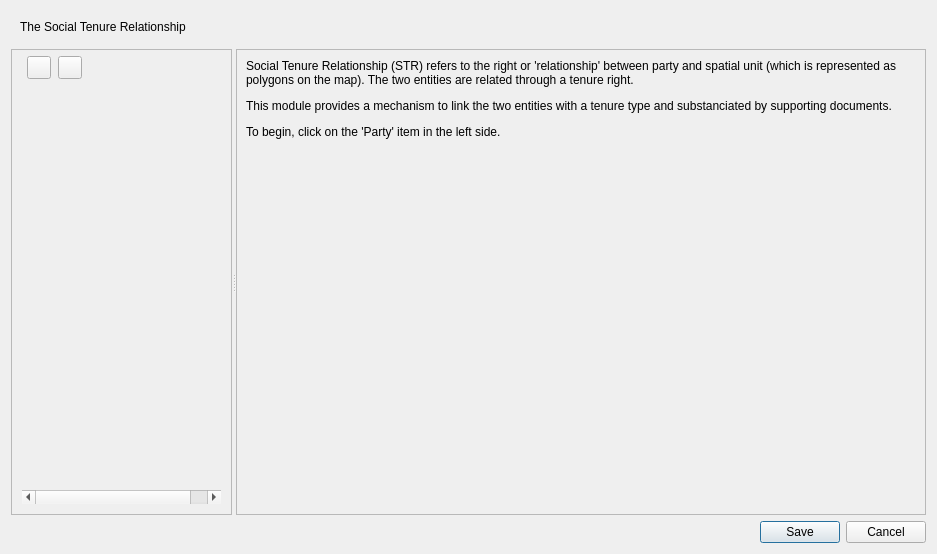
<?xml version="1.0" encoding="UTF-8"?>
<ui version="4.0">
 <class>STREditor</class>
 <widget class="QDialog" name="STREditor">
  <property name="geometry">
   <rect>
    <x>0</x>
    <y>0</y>
    <width>937</width>
    <height>554</height>
   </rect>
  </property>
  <property name="sizePolicy">
   <sizepolicy hsizetype="Expanding" vsizetype="Expanding">
    <horstretch>0</horstretch>
    <verstretch>0</verstretch>
   </sizepolicy>
  </property>
  <property name="minimumSize">
   <size>
    <width>600</width>
    <height>400</height>
   </size>
  </property>
  <property name="windowTitle">
   <string>New Social Tenure Relationship</string>
  </property>
  <layout class="QVBoxLayout" name="verticalLayout_9">
   <item>
    <layout class="QHBoxLayout" name="horizontalLayout">
     <item>
      <layout class="QVBoxLayout" name="str_notification"/>
     </item>
    </layout>
   </item>
   <item>
    <widget class="QWidget" name="top_description" native="true">
     <layout class="QVBoxLayout" name="verticalLayout_10">
      <item>
       <widget class="QLabel" name="description_lbl">
        <property name="text">
         <string>The Social Tenure Relationship</string>
        </property>
       </widget>
      </item>
     </layout>
    </widget>
   </item>
   <item>
    <widget class="QSplitter" name="splitter">
     <property name="sizePolicy">
      <sizepolicy hsizetype="Expanding" vsizetype="Expanding">
       <horstretch>0</horstretch>
       <verstretch>0</verstretch>
      </sizepolicy>
     </property>
     <property name="minimumSize">
      <size>
       <width>300</width>
       <height>300</height>
      </size>
     </property>
     <property name="orientation">
      <enum>Qt::Horizontal</enum>
     </property>
     <widget class="QFrame" name="str_tree_view_frame">
      <property name="sizePolicy">
       <sizepolicy hsizetype="MinimumExpanding" vsizetype="Expanding">
        <horstretch>0</horstretch>
        <verstretch>0</verstretch>
       </sizepolicy>
      </property>
      <property name="minimumSize">
       <size>
        <width>70</width>
        <height>100</height>
       </size>
      </property>
      <property name="maximumSize">
       <size>
        <width>250</width>
        <height>500000</height>
       </size>
      </property>
      <property name="frameShape">
       <enum>QFrame::StyledPanel</enum>
      </property>
      <layout class="QVBoxLayout" name="verticalLayout">
       <property name="spacing">
        <number>1</number>
       </property>
       <property name="leftMargin">
        <number>10</number>
       </property>
       <property name="topMargin">
        <number>1</number>
       </property>
       <property name="rightMargin">
        <number>10</number>
       </property>
       <property name="bottomMargin">
        <number>10</number>
       </property>
       <item>
        <layout class="QHBoxLayout" name="horizontalLayout_2">
         <property name="spacing">
          <number>7</number>
         </property>
         <property name="leftMargin">
          <number>5</number>
         </property>
         <property name="topMargin">
          <number>5</number>
         </property>
         <property name="bottomMargin">
          <number>5</number>
         </property>
         <item>
          <widget class="QToolButton" name="add_str_btn">
           <property name="toolTip">
            <string>Add Social Tenure Relationship</string>
           </property>
           <property name="text">
            <string/>
           </property>
           <property name="icon">
            <iconset resource="../../resources.qrc">
             <normaloff>:/plugins/stdm/images/icons/add.png</normaloff>:/plugins/stdm/images/icons/add.png</iconset>
           </property>
          </widget>
         </item>
         <item>
          <widget class="QToolButton" name="remove_str_btn">
           <property name="toolTip">
            <string>Remove Social Tenure Relationship</string>
           </property>
           <property name="text">
            <string/>
           </property>
           <property name="icon">
            <iconset resource="../../resources.qrc">
             <normaloff>:/plugins/stdm/images/icons/remove.png</normaloff>:/plugins/stdm/images/icons/remove.png</iconset>
           </property>
          </widget>
         </item>
         <item>
          <spacer name="horizontalSpacer">
           <property name="orientation">
            <enum>Qt::Horizontal</enum>
           </property>
           <property name="sizeType">
            <enum>QSizePolicy::MinimumExpanding</enum>
           </property>
           <property name="sizeHint" stdset="0">
            <size>
             <width>40</width>
             <height>20</height>
            </size>
           </property>
          </spacer>
         </item>
        </layout>
       </item>
       <item>
        <widget class="QScrollArea" name="scrollArea">
         <property name="sizePolicy">
          <sizepolicy hsizetype="MinimumExpanding" vsizetype="Expanding">
           <horstretch>0</horstretch>
           <verstretch>0</verstretch>
          </sizepolicy>
         </property>
         <property name="minimumSize">
          <size>
           <width>50</width>
           <height>100</height>
          </size>
         </property>
         <property name="frameShape">
          <enum>QFrame::NoFrame</enum>
         </property>
         <property name="frameShadow">
          <enum>QFrame::Sunken</enum>
         </property>
         <property name="lineWidth">
          <number>1</number>
         </property>
         <property name="widgetResizable">
          <bool>true</bool>
         </property>
         <widget class="QWidget" name="tree_view_container">
          <property name="geometry">
           <rect>
            <x>0</x>
            <y>0</y>
            <width>220</width>
            <height>370</height>
           </rect>
          </property>
          <property name="sizePolicy">
           <sizepolicy hsizetype="Expanding" vsizetype="Expanding">
            <horstretch>0</horstretch>
            <verstretch>0</verstretch>
           </sizepolicy>
          </property>
          <property name="minimumSize">
           <size>
            <width>220</width>
            <height>100</height>
           </size>
          </property>
         </widget>
        </widget>
       </item>
      </layout>
     </widget>
     <widget class="QStackedWidget" name="component_container">
      <property name="sizePolicy">
       <sizepolicy hsizetype="Expanding" vsizetype="Expanding">
        <horstretch>0</horstretch>
        <verstretch>0</verstretch>
       </sizepolicy>
      </property>
      <property name="frameShape">
       <enum>QFrame::StyledPanel</enum>
      </property>
      <property name="midLineWidth">
       <number>0</number>
      </property>
      <property name="currentIndex">
       <number>0</number>
      </property>
      <widget class="QWidget" name="componentPage1">
       <layout class="QVBoxLayout" name="verticalLayout_2">
        <item>
         <widget class="QLabel" name="str_introduction">
          <property name="text">
           <string>&lt;html&gt;&lt;head/&gt;&lt;body&gt;&lt;p&gt;Social Tenure Relationship (STR) refers to the right or 'relationship' between party and spatial unit (which is represented as polygons on the map). The two entities are related through a tenure right. &lt;/p&gt;&lt;p&gt;This module provides a mechanism to link the two entities with a tenure type and substanciated by supporting documents. &lt;/p&gt;&lt;p&gt;To begin, click on the 'Party' item in the left side.&lt;/p&gt;&lt;/body&gt;&lt;/html&gt;</string>
          </property>
          <property name="wordWrap">
           <bool>true</bool>
          </property>
         </widget>
        </item>
        <item>
         <spacer name="verticalSpacer">
          <property name="orientation">
           <enum>Qt::Vertical</enum>
          </property>
          <property name="sizeHint" stdset="0">
           <size>
            <width>20</width>
            <height>40</height>
           </size>
          </property>
         </spacer>
        </item>
       </layout>
      </widget>
      <widget class="QWidget" name="componentPage2">
       <layout class="QVBoxLayout" name="verticalLayout_16">
        <item>
         <layout class="QVBoxLayout" name="party_layout">
          <property name="spacing">
           <number>7</number>
          </property>
         </layout>
        </item>
       </layout>
      </widget>
      <widget class="QWidget" name="componentPage3">
       <layout class="QVBoxLayout" name="verticalLayout_3">
        <item>
         <widget class="QTabWidget" name="tabWidget">
          <property name="currentIndex">
           <number>0</number>
          </property>
          <widget class="QWidget" name="spatial_unit_tab">
           <attribute name="title">
            <string>Add Spatial Unit</string>
           </attribute>
           <layout class="QVBoxLayout" name="verticalLayout_4">
            <item>
             <widget class="QWidget" name="spatial_unit_box" native="true"/>
            </item>
           </layout>
          </widget>
          <widget class="QWidget" name="mirror_map_tab">
           <attribute name="title">
            <string>Preview Spatial Unit</string>
           </attribute>
           <layout class="QVBoxLayout" name="verticalLayout_5">
            <item>
             <widget class="SpatialPreview" name="mirror_map">
              <property name="currentIndex">
               <number>-1</number>
              </property>
             </widget>
            </item>
           </layout>
          </widget>
         </widget>
        </item>
       </layout>
      </widget>
      <widget class="QWidget" name="componentPage4">
       <layout class="QVBoxLayout" name="verticalLayout_8">
        <item>
         <widget class="QScrollArea" name="scrollArea_3">
          <property name="frameShape">
           <enum>QFrame::NoFrame</enum>
          </property>
          <property name="frameShadow">
           <enum>QFrame::Plain</enum>
          </property>
          <property name="widgetResizable">
           <bool>true</bool>
          </property>
          <widget class="QWidget" name="str_type_widget">
           <property name="enabled">
            <bool>true</bool>
           </property>
           <property name="geometry">
            <rect>
             <x>0</x>
             <y>0</y>
             <width>100</width>
             <height>30</height>
            </rect>
           </property>
           <layout class="QVBoxLayout" name="verticalLayout_12">
            <property name="spacing">
             <number>0</number>
            </property>
            <property name="margin">
             <number>0</number>
            </property>
            <item>
             <layout class="QVBoxLayout" name="str_type_box">
              <property name="spacing">
               <number>0</number>
              </property>
             </layout>
            </item>
           </layout>
          </widget>
         </widget>
        </item>
       </layout>
      </widget>
      <widget class="QWidget" name="componentPage41">
       <layout class="QVBoxLayout" name="verticalLayout_11">
        <item>
         <layout class="QVBoxLayout" name="cont_box"/>
        </item>
       </layout>
      </widget>
      <widget class="QWidget" name="componentPage5">
       <layout class="QVBoxLayout" name="verticalLayout_7">
        <item>
         <layout class="QGridLayout" name="gridLayout_6">
          <item row="0" column="1">
           <widget class="QComboBox" name="doc_type_cbo">
            <property name="sizePolicy">
             <sizepolicy hsizetype="Expanding" vsizetype="Fixed">
              <horstretch>0</horstretch>
              <verstretch>0</verstretch>
             </sizepolicy>
            </property>
            <property name="minimumSize">
             <size>
              <width>0</width>
              <height>30</height>
             </size>
            </property>
            <property name="maximumSize">
             <size>
              <width>16777215</width>
              <height>32</height>
             </size>
            </property>
           </widget>
          </item>
          <item row="0" column="2">
           <widget class="QPushButton" name="add_documents_btn">
            <property name="sizePolicy">
             <sizepolicy hsizetype="Expanding" vsizetype="Fixed">
              <horstretch>0</horstretch>
              <verstretch>0</verstretch>
             </sizepolicy>
            </property>
            <property name="minimumSize">
             <size>
              <width>0</width>
              <height>30</height>
             </size>
            </property>
            <property name="maximumSize">
             <size>
              <width>16777215</width>
              <height>32</height>
             </size>
            </property>
            <property name="text">
             <string>Add Supporting Document</string>
            </property>
            <property name="icon">
             <iconset resource="../../resources.qrc">
              <normaloff>:/plugins/stdm/images/icons/document.png</normaloff>:/plugins/stdm/images/icons/document.png</iconset>
            </property>
           </widget>
          </item>
          <item row="0" column="0">
           <widget class="QLabel" name="label_4">
            <property name="maximumSize">
             <size>
              <width>100</width>
              <height>32</height>
             </size>
            </property>
            <property name="text">
             <string>Document Type</string>
            </property>
           </widget>
          </item>
         </layout>
        </item>
        <item>
         <widget class="QFrame" name="frame_3">
          <property name="sizePolicy">
           <sizepolicy hsizetype="Expanding" vsizetype="Expanding">
            <horstretch>0</horstretch>
            <verstretch>0</verstretch>
           </sizepolicy>
          </property>
          <property name="autoFillBackground">
           <bool>false</bool>
          </property>
          <layout class="QVBoxLayout" name="verticalLayout_6">
           <property name="spacing">
            <number>0</number>
           </property>
           <property name="sizeConstraint">
            <enum>QLayout::SetDefaultConstraint</enum>
           </property>
           <property name="leftMargin">
            <number>0</number>
           </property>
           <property name="topMargin">
            <number>8</number>
           </property>
           <property name="rightMargin">
            <number>0</number>
           </property>
           <property name="bottomMargin">
            <number>0</number>
           </property>
           <item>
            <layout class="QVBoxLayout" name="supporting_doc_box">
             <property name="spacing">
              <number>0</number>
             </property>
            </layout>
           </item>
          </layout>
         </widget>
        </item>
       </layout>
      </widget>
      <widget class="QWidget" name="componentPage6">
       <layout class="QVBoxLayout" name="verticalLayout_17">
        <item>
         <layout class="QHBoxLayout" name="horizontalLayout_3">
          <item>
           <widget class="QLabel" name="label_7">
            <property name="text">
             <string>Tenure duration</string>
            </property>
           </widget>
          </item>
          <item>
           <widget class="QSpinBox" name="tenure_duration">
            <property name="maximum">
             <number>200</number>
            </property>
           </widget>
          </item>
          <item>
           <widget class="QRadioButton" name="in_years">
            <property name="text">
             <string>In years</string>
            </property>
            <property name="checked">
             <bool>true</bool>
            </property>
           </widget>
          </item>
          <item>
           <widget class="QRadioButton" name="in_months">
            <property name="text">
             <string>In months</string>
            </property>
           </widget>
          </item>
          <item>
           <spacer name="horizontalSpacer_3">
            <property name="orientation">
             <enum>Qt::Horizontal</enum>
            </property>
            <property name="sizeHint" stdset="0">
             <size>
              <width>40</width>
              <height>20</height>
             </size>
            </property>
           </spacer>
          </item>
         </layout>
        </item>
        <item>
         <layout class="QHBoxLayout" name="horizontalLayout_4">
          <item>
           <widget class="QLabel" name="label_8">
            <property name="text">
             <string>Validity period from</string>
            </property>
           </widget>
          </item>
          <item>
           <widget class="QDateEdit" name="validity_from_date">
            <property name="calendarPopup">
             <bool>true</bool>
            </property>
           </widget>
          </item>
          <item>
           <widget class="QLabel" name="label_9">
            <property name="text">
             <string>to</string>
            </property>
           </widget>
          </item>
          <item>
           <widget class="QDateEdit" name="validity_to_date">
            <property name="calendarPopup">
             <bool>true</bool>
            </property>
           </widget>
          </item>
          <item>
           <spacer name="horizontalSpacer_2">
            <property name="orientation">
             <enum>Qt::Horizontal</enum>
            </property>
            <property name="sizeHint" stdset="0">
             <size>
              <width>40</width>
              <height>20</height>
             </size>
            </property>
           </spacer>
          </item>
         </layout>
        </item>
        <item>
         <spacer name="verticalSpacer_2">
          <property name="orientation">
           <enum>Qt::Vertical</enum>
          </property>
          <property name="sizeType">
           <enum>QSizePolicy::Fixed</enum>
          </property>
          <property name="sizeHint" stdset="0">
           <size>
            <width>20</width>
            <height>300</height>
           </size>
          </property>
         </spacer>
        </item>
       </layout>
      </widget>
     </widget>
    </widget>
   </item>
   <item>
    <widget class="QDialogButtonBox" name="buttonBox">
     <property name="orientation">
      <enum>Qt::Horizontal</enum>
     </property>
     <property name="standardButtons">
      <set>QDialogButtonBox::Cancel|QDialogButtonBox::Save</set>
     </property>
    </widget>
   </item>
  </layout>
 </widget>
 <customwidgets>
  <customwidget>
   <class>SpatialPreview</class>
   <extends>QTabWidget</extends>
   <header location="global">stdm.ui.property_preview</header>
   <container>1</container>
  </customwidget>
 </customwidgets>
 <resources>
  <include location="../../resources.qrc"/>
 </resources>
 <connections>
  <connection>
   <sender>buttonBox</sender>
   <signal>accepted()</signal>
   <receiver>STREditor</receiver>
   <slot>accept()</slot>
   <hints>
    <hint type="sourcelabel">
     <x>248</x>
     <y>254</y>
    </hint>
    <hint type="destinationlabel">
     <x>157</x>
     <y>274</y>
    </hint>
   </hints>
  </connection>
  <connection>
   <sender>buttonBox</sender>
   <signal>rejected()</signal>
   <receiver>STREditor</receiver>
   <slot>reject()</slot>
   <hints>
    <hint type="sourcelabel">
     <x>316</x>
     <y>260</y>
    </hint>
    <hint type="destinationlabel">
     <x>286</x>
     <y>274</y>
    </hint>
   </hints>
  </connection>
 </connections>
</ui>
